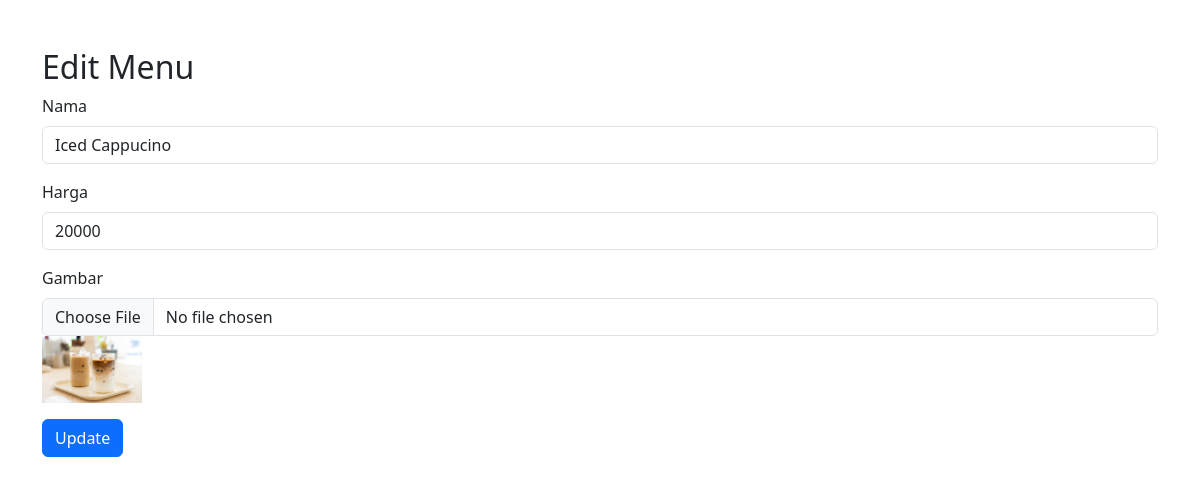
/produk-edit.php?id=2, run on the app's committed database.
### tables this page shows
CREATE TABLE `produk` (
  `id` int(11) NOT NULL,
  `name` varchar(255) NOT NULL,
  `price` int(10) NOT NULL,
  `image` varchar(255) NOT NULL
);

### produk-edit.php (the view, shortened to what this page needs)
<?php
include 'conn.php';
$id = $_GET['id'];
$sql = "SELECT * FROM produk WHERE id=$id";
$result = $conn->query($sql);
$row = $result->fetch_assoc();
?>
<!DOCTYPE html>
<html lang="en">
<head>
    <link href="https://cdn.jsdelivr.net/npm/bootstrap@5.3.3/dist/css/bootstrap.min.css" rel="stylesheet">
</head>
<body>
<div class="container mt-5">
    <h2>Edit Menu</h2>
    <form action="produk-edit.php" method="post" enctype="multipart/form-data">
        <div class="mb-3">
            <label for="name" class="form-label">Nama</label>
            <input type="text" class="form-control" id="name" name="name" value="<?php echo $row['name']; ?>" required>
        </div>
        <div class="mb-3">
            <label for="price" class="form-label">Harga</label>
            <input type="number" class="form-control" id="price" name="price" value="<?php echo $row['price']; ?>" required>
        </div>
        <div class="mb-3">
            <label for="image" class="form-label">Gambar</label>
            <input type="file" class="form-control" id="image" name="image">
            <img src="res/<?php echo $row['image']; ?>" alt="<?php echo $row['name']; ?>" width="100">
        </div>
        <button type="submit" class="btn btn-primary">Update</button>
    </form>
</div>
</body>
</html>

### data on the page
produk: name "Iced Cappucino", price "20000", image (picture)
